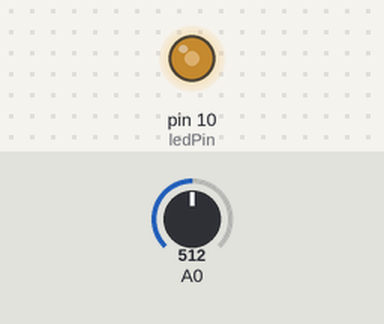
Bench run of a sketch on a simulated Arduino Uno, built with avr-gcc and run on an emulated ATmega328P. Shown: output pins drawn as LEDs (lit = HIGH). Inputs (shaded band) come from the test bench; at power-on: A0 = 512.

Above: at 1.2 s.
1.3 s: A0 set to 716
At 2.5 s:
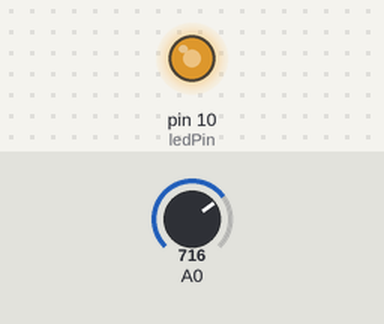
2.8 s: A0 set to 900
At 3.8 s:
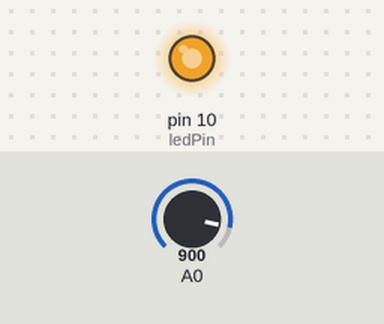
4.3 s: A0 set to 122
At 5.0 s:
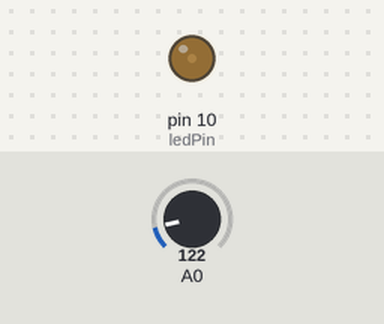
5.8 s: A0 set to 0
At 6.1 s:
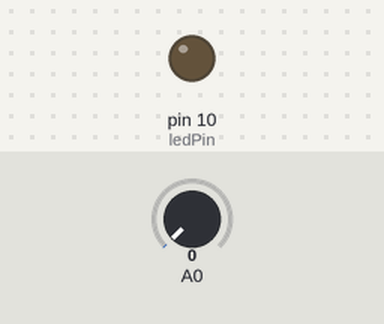
7.3 s: A0 set to 511
At 8.4 s:
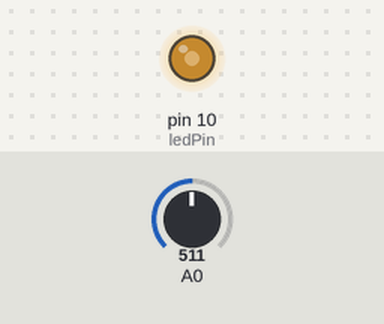
Timing chart, 0 to 9.8 s (numbered marks = the images above; inputs shaded):
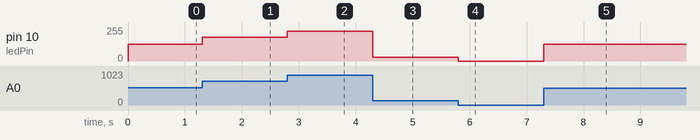

Measured:
- after the input at 1.3 s, pin 10 (ledPin): 127/255 → 178/255 at once
- after the input at 2.8 s, pin 10 (ledPin): 178/255 → 224/255 at once
- after the input at 4.3 s, pin 10 (ledPin): 224/255 → 30/255 at once
- after the input at 5.8 s, pin 10 (ledPin): 30/255 → 0/255 at once
- after the input at 7.3 s, pin 10 (ledPin): 0/255 → 127/255 at once

The sketch:

Potentiometer.ino
```cpp
int ledPin = 10;

int readValue = 0;
int ledValue = 0;

void setup() {
  pinMode(ledPin, OUTPUT);

}

void loop() {
  readValue =analogRead(A0);
  ledValue = map(readValue, 0, 1023, 0, 255); //can only go to 1023
  analogWrite(ledPin, ledValue);
}


//10Bizs for anlaog pins
// 10 bits = 00000000011 ==> can be value 1023 possibilities
// 8 bits = 00000000 ==> for digital pins 255 possib


//int ledPin = 10;
//int val;
//
//void setup() {
//  pinMode(ledPin, OUTPUT);
//}
//  void loop() {
//     for(val=0; val<255; val++){
//      analogWrite(ledPin, val);
//      delay(50);
//     }
//      for(val=255; val>0; val--){
//        analogWrite(ledPin, val);
//        delay(50);
//     }
//  }
```
